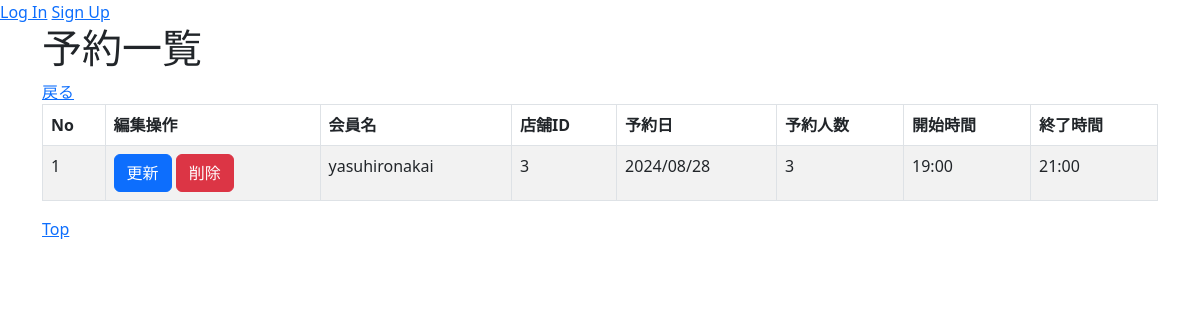
The page /main/reservationlist on the database as committed earlier.
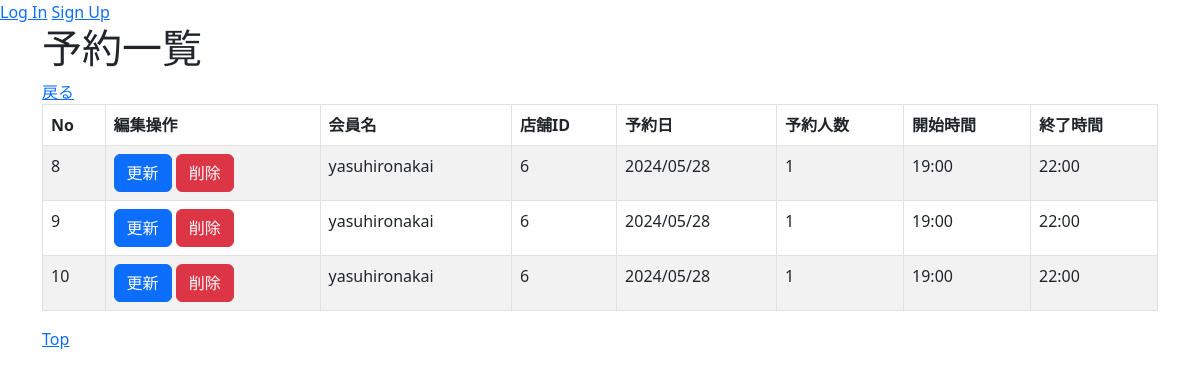
The same page on the database as committed later.
### main/models.py (models this page shows, shortened)
class Reservation(models.Model):
    username = models.CharField(max_length=200)
    restaurantid = models.PositiveIntegerField()
    reservationdate = models.CharField(max_length=10)
    numberofpeople = models.PositiveIntegerField()
    starttime = models.CharField(max_length=10)
    endtime = models.CharField(max_length=10)

### main/views.py (the view)
# urls.py: path('main/reservationlist',views.ReservationListView.as_view(), name="reservation_list"),
class ReservationListView(ListView):
    model = Reservation
    paginate_by = 5
    template_name = 'main/Reservation_List.html'
    def get_context_data(self, **kwargs):
        restaurantid = self.request.GET.get('restaurantid')
        context = super(ReservationListView, self).get_context_data(**kwargs)
        context.update({
            'restaurantid': restaurantid,
        })
        return context

### main/templates/main/Reservation_List.html (shortened to what this page needs)
{% extends "base.html" %}
{% block content %}
<h1>予約一覧</h1>
<table class="table table-striped table-hover table-bordered">
    <thead>
        <tr>
            <th>No</th>
            <th>編集操作</th>
            <th>会員名</th>
            <th>店舗ID</th>
            <th>予約日</th>
            <th>予約人数</th>
            <th>開始時間</th>
            <th>終了時間</th>
        </tr>
    </thead>
    {% for Reservation in object_list %}
    <tr>
        <td>{{ Reservation.id }} </td>
        <td>
            <button class="btn btn-primary" onclick="location.href='{% url 'reservation_update' pk=Reservation.pk %}'">更新</button>
            <button class="btn btn-danger" onclick="location.href='{% url 'reservation_delete' pk=Reservation.pk %}'">削除</button>
        </td>
        <td>{{ Reservation.username }} </td>
        <td>{{ Reservation.restaurantid }} </td>
        <td>{{ Reservation.reservationdate }} </td>
        <td>{{ Reservation.numberofpeople }} </td>
        <td>{{ Reservation.starttime }} </td>
        <td>{{ Reservation.endtime }} </td>
    </tr>
    {% endfor %}
    <a href="{% url 'mypage' %}">戻る</a>
</table>
<a href="{% url 'top' %}">Top</a>
{% endblock %}

### main/templates/base.html (shortened to what this page needs)
<!DOCTYPE html>
<html lang="ja">
<head>
    <link href="https://cdn.jsdelivr.net/npm/bootstrap@5.3.0-alpha3/dist/css/bootstrap.min.css" rel="stylesheet">
</head>
<body>
    {% if user.is_authenticated %}
        <a>ユーザー名：{{ user.username }}</a>
        {% if user.is_subscribed %}
            <a>【有料会員】</a>
        {% else %}
            <a>【普通会員】</a>
        {% endif %}
        <a href="{% url 'mypage' %}">マイページ</a>
        <a href="{% url 'account_logout' %}">Log Out</a>
        <!-- {% if user.is_superuser %}
            <a href="{% url 'management' %}">管理画面</a>
         {% endif %} -->
    {% else %}
        <a href="{% url 'account_login' %}">Log In</a>
        <a href="{% url 'account_signup' %}">Sign Up</a>
    {% endif %}
    <div class="container">
        {% block content %}{% endblock %}
    </div>
</body>
</html>

Rows that differ between the two databases and show on the page:
removed Reservation: id "1", username "yasuhironakai", restaurantid "3", reservationdate "2024/08/28", numberofpeople "3", starttime "19:00", endtime "21:00"
added Reservation: id "8", username "yasuhironakai", restaurantid "6", reservationdate "2024/05/28", numberofpeople "1", starttime "19:00", endtime "22:00"
added Reservation: id "9", username "yasuhironakai", restaurantid "6", reservationdate "2024/05/28", numberofpeople "1", starttime "19:00", endtime "22:00"
added Reservation: id "10", username "yasuhironakai", restaurantid "6", reservationdate "2024/05/28", numberofpeople "1", starttime "19:00", endtime "22:00"
